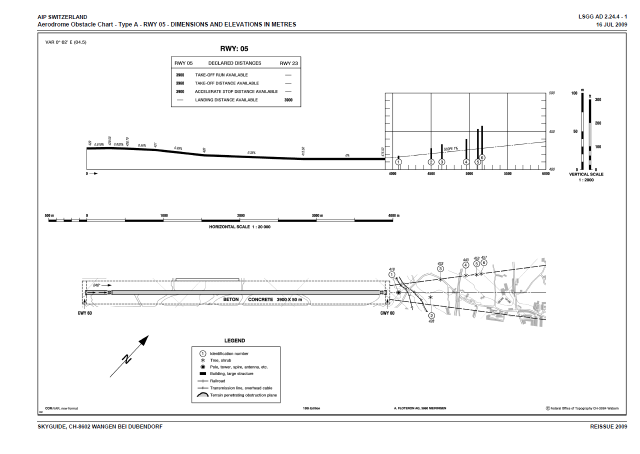
#> input picture documents/LS_AD_2_LSGG_24-4-1_en_2009-07-16.png, 1280 x 907 px (shown at 1/2 size)
$ python scale.py
#> lines starting #> are read from the running program, lines starting #| are printed output that depends on the picture
from PIL import Image

image_path = './documents/LS_AD_2_LSGG_24-4-1_en_2009-07-16.png'
image = Image.open(image_path)
#> image is the input picture: PIL image 1280x907 RGBA; mean R, G, B, A 246.7, 246.7, 246.7, 255

original_width, original_height = image.size
#> original_width = 1280; original_height = 907

point = (100, 150) # Implement cursor postion tp scale image

scale_factor = 2 # scale factor

new_width = int(original_width * scale_factor)
#> new_width = 2560
new_height = int(original_height * scale_factor)
#> new_height = 1814

scaled_image = image.resize((new_width, new_height))
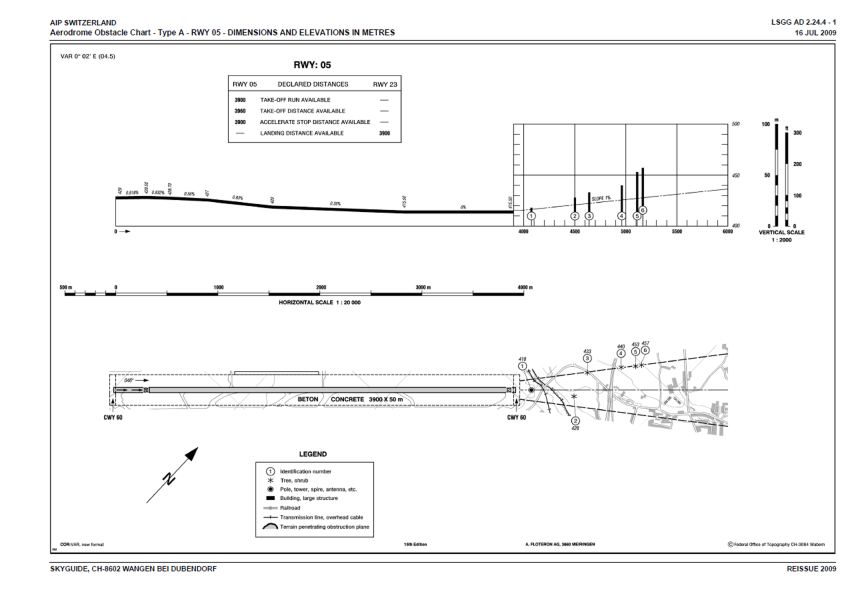
#> scaled_image: PIL image 2560x1814 RGBA (shown at 1/3 size); mean R, G, B, A 246.5, 246.5, 246.5, 255

scaled_point = (int(point[0] * scale_factor), int(point[1] * scale_factor))

scaled_image.show()

print(f"Original point: {point}")
print(f"Scaled point: {scaled_point}")
